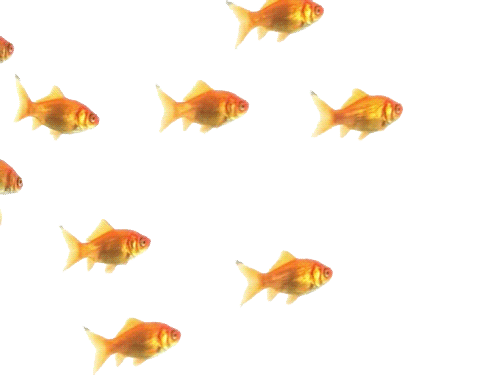
%> input picture MATERIAL/database/fish.gif, 500 x 375 px
$ octave tenth_ex.m   (GNU Octave 9; MATLAB toolbox functions it lacks are replaced by stand-ins)
%> lines starting %> are read from the running program, lines starting %| are printed output that depends on the picture
clear all, close all;

%Parameters
SZ = 80; % size of downsampled images
DF = [2 2]; % decimationfactor for plot(OF)

[I,map] = imread('fish.gif', 'frames', 'all');
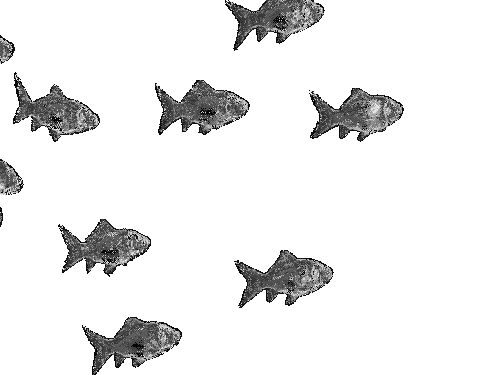
%> I: size 375x500 uint8; min 0, max 255, mean 236.3
%> map = 256 rows, first 12: [0.996 0.965 0.796; 0.918 0.671 0.592; 0.843 0.537 0.463; 0.984 0.969 0.839; 0.671 0.529 0.267; 0.58 0.349 0.161; 0.933 0.549 0.0863; 0.867 0.855 0.718; 0.973 0.914 0.851; 1 1 0.996; 0.996 0.992 0.984; 0.933 0.722 0.667]

I = squeeze(I(:,:,:,1:end-1));
%> I = []

[s1,s2,s3] = size(I);
%> s1 = 375; s2 = 500; s3 = 0
img = zeros(size(I));
for t = 1:s3
    rgb = map(double(reshape(I(:,:,t), [], 1))+1,:);
    aux = cat(3,...
        reshape(rgb(:,1),s1,s2),...
        reshape(rgb(:,2),s1,s2),...
        reshape(rgb(:,3),s1,s2));
       img(:,:,t) = rgb2gray(aux); %convert rgb to gray
end

%save img img
%load img

figure; hold on
for k = 1 : size(img,3)
    imagesc(img(:,:,k)); colormap gray;
end

%downsample image
%> (the run ends here)
